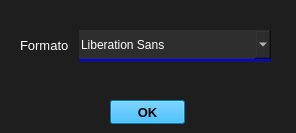
<?xml version="1.0" encoding="UTF-8"?>
<ui version="4.0">
 <class>formato</class>
 <widget class="QWidget" name="formato">
  <property name="windowModality">
   <enum>Qt::WindowModality::WindowModal</enum>
  </property>
  <property name="geometry">
   <rect>
    <x>0</x>
    <y>0</y>
    <width>296</width>
    <height>133</height>
   </rect>
  </property>
  <property name="maximumSize">
   <size>
    <width>296</width>
    <height>133</height>
   </size>
  </property>
  <property name="windowTitle">
   <string>Formato</string>
  </property>
  <property name="windowIcon">
   <iconset>
    <normaloff>../recursos/iconos/formato-de-texto.png</normaloff>../recursos/iconos/formato-de-texto.png</iconset>
  </property>
  <property name="styleSheet">
   <string notr="true">color: rgb(255, 255, 255);
background-color: rgb(30, 30, 30);</string>
  </property>
  <widget class="QWidget" name="verticalLayoutWidget">
   <property name="geometry">
    <rect>
     <x>20</x>
     <y>30</y>
     <width>251</width>
     <height>31</height>
    </rect>
   </property>
   <layout class="QHBoxLayout" name="horizontalLayout">
    <property name="spacing">
     <number>10</number>
    </property>
    <item>
     <widget class="QLabel" name="formatoLabel">
      <property name="sizePolicy">
       <sizepolicy hsizetype="Fixed" vsizetype="Preferred">
        <horstretch>0</horstretch>
        <verstretch>0</verstretch>
       </sizepolicy>
      </property>
      <property name="font">
       <font>
        <pointsize>10</pointsize>
       </font>
      </property>
      <property name="styleSheet">
       <string notr="true">color:white;</string>
      </property>
      <property name="text">
       <string>Formato</string>
      </property>
     </widget>
    </item>
    <item>
     <widget class="QFontComboBox" name="formatoComboBox">
      <property name="sizePolicy">
       <sizepolicy hsizetype="Preferred" vsizetype="Expanding">
        <horstretch>0</horstretch>
        <verstretch>0</verstretch>
       </sizepolicy>
      </property>
      <property name="font">
       <font>
        <pointsize>10</pointsize>
       </font>
      </property>
      <property name="styleSheet">
       <string notr="true">color:white;
background-color: rgb(45, 45, 45);
border:none;
border-bottom:2px solid blue;</string>
      </property>
      <property name="currentFont">
       <font/>
      </property>
     </widget>
    </item>
   </layout>
  </widget>
  <widget class="QPushButton" name="ok">
   <property name="geometry">
    <rect>
     <x>110</x>
     <y>100</y>
     <width>75</width>
     <height>24</height>
    </rect>
   </property>
   <property name="font">
    <font>
     <pointsize>10</pointsize>
     <bold>true</bold>
    </font>
   </property>
   <property name="styleSheet">
    <string notr="true">color:black;
background-color: rgb(0, 170, 255)</string>
   </property>
   <property name="text">
    <string>OK</string>
   </property>
  </widget>
 </widget>
 <resources/>
 <connections>
  <connection>
   <sender>ok</sender>
   <signal>clicked()</signal>
   <receiver>formato</receiver>
   <slot>close()</slot>
   <hints>
    <hint type="sourcelabel">
     <x>147</x>
     <y>111</y>
    </hint>
    <hint type="destinationlabel">
     <x>147</x>
     <y>66</y>
    </hint>
   </hints>
  </connection>
 </connections>
</ui>
